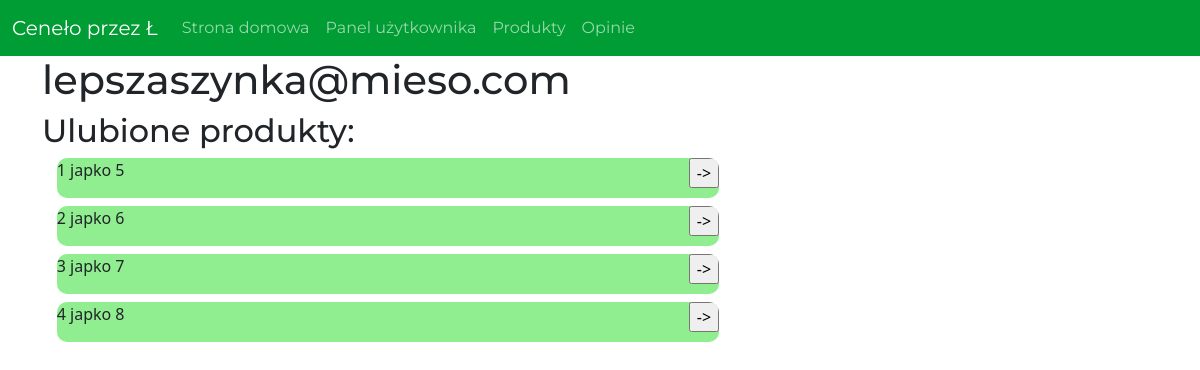
Page /fav_products (signed in) on the committed database.
### main.py (models this page shows, shortened)
class User(UserMixin, db.Model):
    id = db.Column(db.Integer, primary_key=True)
    nickname = db.Column(db.String(NICKNAME_LENGTH_MAX))
    email = db.Column(db.String(EMAIL_LENGTH_MAX))
    password = db.Column(db.String(PASSWORD_LENGTH_MAX))
    age = db.Column(db.Integer)
    sex = db.Column(db.String(1))
    is_admin = db.Column(db.Integer)    #admin = 1, user = 0

class Product(db.Model):
    id = db.Column(db.Integer, primary_key=True)
    name = db.Column(db.String(100))
    shop_name = db.Column(db.String(SHOP_NAME_LENGTH_MAX))
    price = db.Column(db.Integer)####shoud be REAL!!!!
    mark  = db.Column(db.String(100))

### main.py (the view)
@app.route('/fav_products', methods = ['GET','POST'])
def fav_products():
    records = []
    products = Product.query.all()
    records.append(products)
    return render_template('fav_products.html',records=records)

### main.py (called while the page is built)
@login_manager.user_loader
def load_user(user_id):
    return User.query.get(int(user_id))

### templates/fav_products.html (shortened to what this page needs)
{% extends "layout.html" %}
{% block content %}
    <h1>{{ current_user.email }}</h1>
    <h2>Ulubione produkty:</h2>
    {% for record in records[0] %}
    <div class="ramka5form">
        <div class="left">
        <p>{{record.id}} {{record.name}} {{record.price}}</p>
        </div>
        <div class="right">
        <form class="move" action="/show_product" method="post">
            <input class="go" type="submit" value="->">
        </form>
        </div>
    </div>
    {% endfor %}
{% endblock content %}

### templates/fav_products.html (style rules this page uses)
.left { float: left; }
.right { float: right; }
.ramka4form,.ramka5form { float: left; z-index: 3; height: 2vh; width: 45vw; background: lightgreen; position: relative; border-radius: 10px; margin-bottom: 1vh; overflow: hidden; margin-left: 2%; }
.ramka5form { height: 5vh; width: 90%; overflow-y: hidden; word-wrap: break-word; }

### rows in the picture
User: email "lepszaszynka@mieso.com"
Product: id "1", name "japko", price "5"
Product: id "2", name "japko", price "6"
Product: id "3", name "japko", price "7"
Product: id "4", name "japko", price "8"
